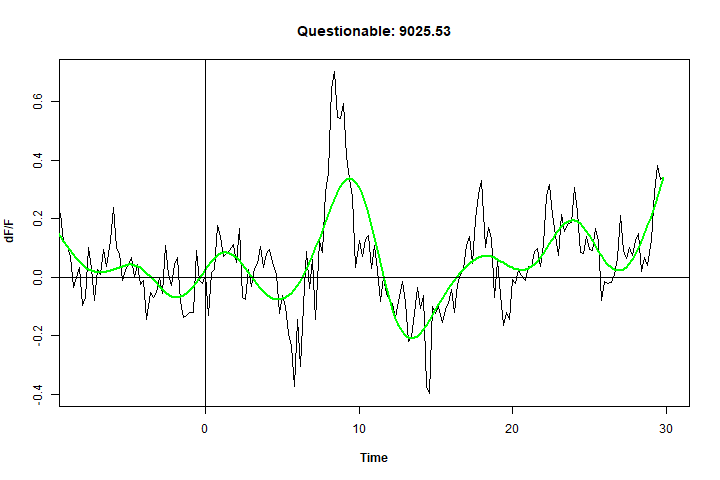

Reproduce this figure in R.
## Required packages
library(data.table)
library(dplyr)
library(tidyverse)
library(gsignal)
library(boxfilter)
library(npreg)
## Open a png file
png(filename = "./plots/QR9025.53ss.png", width = 720, height = 480)
## make the plot
ss <- ss(G9025.53$time, G9025.53$dFF, nknots = 15, m = 2)
plot(G9025.53$time, G9025.53$dFF, type = "l", xlim = c(-8, 30), main = "Questionable: 9025.53", 
     xlab = substitute(paste(bold('Time'))), ylab = substitute(paste(bold('dF/F'))))
lines(predict(ss, G9025.53$time), col = "green", lwd = 2)
abline(a = 0, b = 0, h = 0, v = 0, lwd = 1)
dev.off()